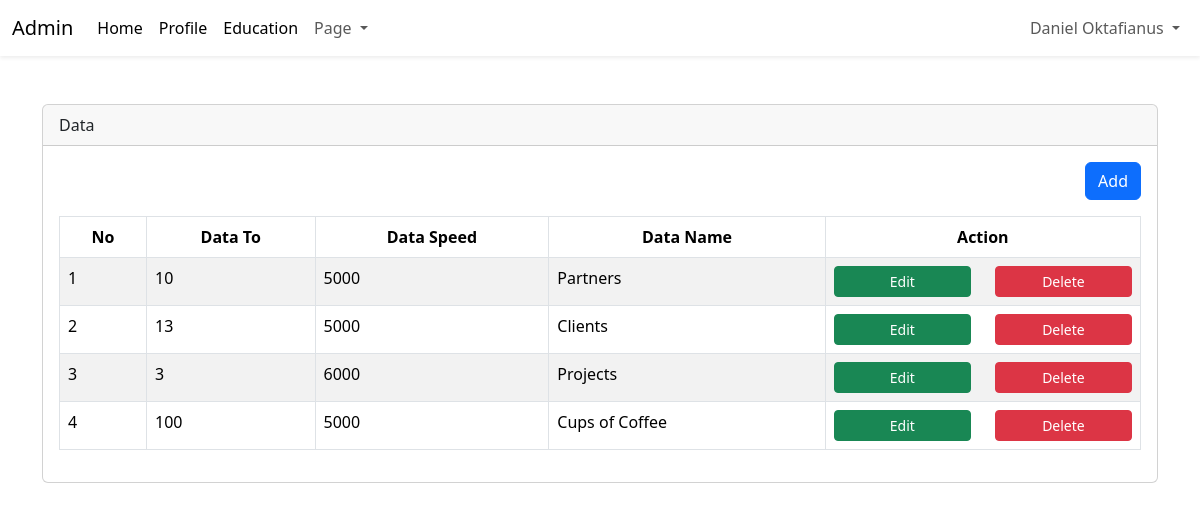
The app's page /admin/dashboard.php?page=data (signed in) with its own data.
### tables this page shows
CREATE TABLE `data` (
  `data_id` int(10) NOT NULL,
  `data_to` int(10) NOT NULL,
  `data_speed` int(10) NOT NULL,
  `data_name` varchar(20) NOT NULL
);

### admin/content/data.php (the view, shortened to what this page needs)
<?php
include 'config/connection_login.php';
$query = mysqli_query($config, "SELECT * FROM data ORDER BY data_id DESC");
$row = mysqli_fetch_all($query, MYSQLI_ASSOC);
?>
<div class="table-responsive">
    <div align="right" class="mb-3">
        <a href="?page=tambah_data" class="btn btn-primary">Add</a>
    </div>
    <table class="table table-bordered table-striped">
        <thead>
            <tr class="text-center">
                <th>No</th>
                <th>Data To</th>
                <th>Data Speed</th>
                <th>Data Name</th>
                <th>Action</th>
            </tr>
        </thead>
        <tbody>
            <?php foreach ($row as $key => $data_value): ?>
            <tr>
                <td><?= $key + 1; ?></td>
                <td><?= $data_value['data_to']; ?></td>
                <td><?= $data_value['data_speed']; ?></td>
                <td><?= $data_value['data_name']; ?></td>
                <td>
                    <div class="row d-flex justify-content-center">
                        <div class="col-6">
                            <a href="?page=tambah_data&edit=<?php echo $data_value['data_id']; ?>"
                                class="btn btn-success btn-sm d-flex justify-content-center">Edit</a>
                        </div>
                        <div class="col-6">
                            <a onclick="return confirm('Are you sure?')"
                                href="?page=data&delete=<?php echo $data_value['data_id']; ?>"
                                class="btn btn-danger btn-sm d-flex justify-content-center">Delete</a>
                        </div>
                    </div>
                </td>
            </tr>
            <?php endforeach ?>
        </tbody>
    </table>
</div>

### records on screen
data: data_to "10", data_speed "5000", data_name "Partners"
data: data_to "13", data_speed "5000", data_name "Clients"
data: data_to "3", data_speed "6000", data_name "Projects"
data: data_to "100", data_speed "5000", data_name "Cups of Coffee"

### other values on screen
$_name "Daniel Oktafianus"
str_replace("_", " ", ucfirst($_GET['page'])) "Data"
